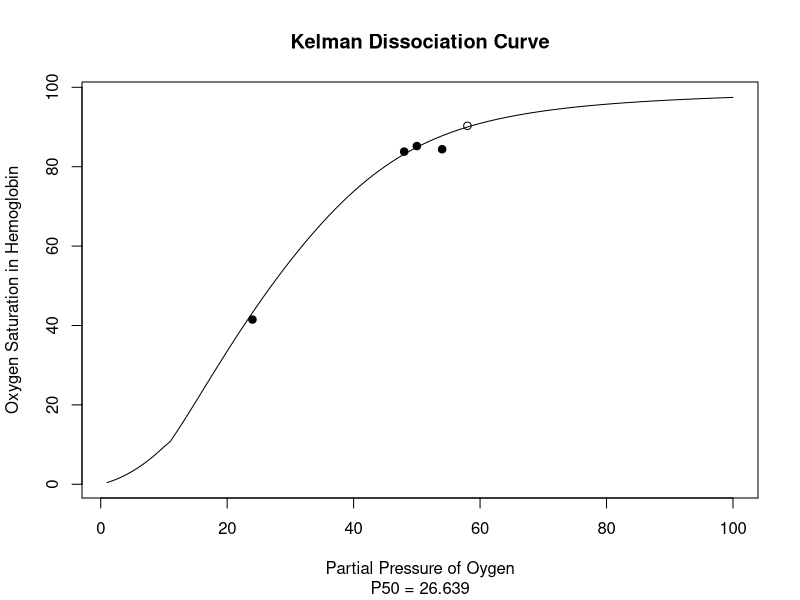

Write the R code that produced this figure.
##############################################################
# Plot Kelman Curve From Blood Gas Datasets
# Author: Wanjun Gu
# Email: wag001@ucsd.edu
# Reference: KELMAN.FOR, Wagner PD, M.D
# University of California, San Diego
# UCSD School of Medicine
# Simonson Lab of Physiological Genomics of Altitude Adaptation

#Note: The final Curve may be 
##############################################################



plot_kelman_curve = function(sat  = c(90.3,85.2,83.8,84.4,41.5),
                             po2  = c(58.0,50.0,48.0,54.0,24.0),
                             temp = c(37.0,37.0,37.0,37.0,37.0),
                             ph   = c(7.42,7.31,7.37,7.30,7.37),
                             pco2 = c(19.9,23.40,25.20,22.30,45.6),
                             lower_limit = 10,
                             upper_limit = 90){
  get_p50 = function(sat  = c(90.3,85.2,83.8,84.4,41.5),
                     po2  = c(58.0,50.0,48.0,54.0,24.0),
                     temp = c(37.0,37.0,37.0,37.0,37.0),
                     ph   = c(7.42,7.31,7.37,7.30,7.37),
                     pco2 = c(19.9,23.40,25.20,22.30,45.6),
                     lower_limit = 10,
                     upper_limit = 90,
                     graphics = FALSE){
    qualified_data_index = which(sat >= lower_limit & sat <= upper_limit)
    sat = sat[qualified_data_index]
    po2 = po2[qualified_data_index]
    temp = temp[qualified_data_index]
    ph = ph[qualified_data_index]
    pco2 = pco2[qualified_data_index]
    get_saturation = function(deviation_p50 = 0,
                              po2 = 26, 
                              temperature = 37,
                              ph = 7.4,
                              pco2 = 40){
      constant_list = c(-8532.229, 2121.401, -67.07399, 935960.9, -31346.26, 2396.167, -67.10441)
      pco2_correction_factor = 0.43429 * log(40.0/pco2)
      virtual_po2 = po2 * 10.0^(0.024 * (37.0 - temperature) + 0.4 * (ph - 7.4) + 0.06 * pco2_correction_factor)
      virtual_po2 = 26.8 * virtual_po2 / (26.8 + deviation_p50)
      if(virtual_po2 <= 10){
        saturation = 0.003683 * virtual_po2 + 0.000584 * virtual_po2^2
      }else{
        saturation = (virtual_po2*(virtual_po2*(virtual_po2*(virtual_po2+ constant_list[3])+constant_list[2])+constant_list[1]))/
          (virtual_po2*(virtual_po2*(virtual_po2*(virtual_po2+constant_list[7])+constant_list[6])+constant_list[5])+constant_list[4])
      }
      saturation = saturation * 100
      return(saturation)
    }
    ssq = vector()
    n = 1
    for(DP50 in seq(-16.8,23.2, 0.001)){
      sample_size = min(c(length(sat), length(po2), length(temp), length(ph), length(pco2)))
      virtual_saturation = vector()
      for(i in 1:sample_size){
        virtual_saturation[i] = get_saturation(deviation_p50 = DP50,
                                               po2 = po2[i],
                                               temperature = temp[i],
                                               ph = ph[i],
                                               pco2 = pco2[i])
      }
      ssq[n] = sum((virtual_saturation - sat)^2)
      n = n + 1
    }
    p50 = which.min(ssq)/1000 + 10
    if(graphics){
      P50_guess = seq(-16.8,23.2, 0.001) + 26.8
      plot(P50_guess, ssq,
           type = "l", 
           main = "SSQ Vs. Guessed P50 Values",
           sub = paste0("P50 = ", p50),
           xlab = "Guessed P50",
           ylab = "Corresponding SSQ")
      abline(v = p50)
    }
    return(p50)
  }
  
  
  get_saturation = function(deviation_p50 = 0,
                            po2 = 26,
                            temperature = 37,
                            ph = 7.4,
                            pco2 = 40){
    constant_list = c(-8532.229, 2121.401, -67.07399, 935960.9, -31346.26, 2396.167, -67.10441)
    pco2_correction_factor = 0.43429 * log(40.0/pco2)
    virtual_po2 = po2 * 10.0^(0.024 * (37.0 - temperature) + 0.4 * (ph - 7.4) + 0.06 * pco2_correction_factor)
    virtual_po2 = 26.8 * virtual_po2 / (26.8 + deviation_p50)
    if(virtual_po2 <= 10){
      saturation = 0.003683 * virtual_po2 + 0.000584 * virtual_po2^2
    }else{
      saturation = (virtual_po2*(virtual_po2*(virtual_po2*(virtual_po2+ constant_list[3])+constant_list[2])+constant_list[1]))/
        (virtual_po2*(virtual_po2*(virtual_po2*(virtual_po2+constant_list[7])+constant_list[6])+constant_list[5])+constant_list[4])
    }
    saturation = saturation * 100
    return(saturation)
  }
  
  p50 = get_p50(sat = sat,
                po2 = po2,
                temp = temp,
                ph = ph,
                pco2 = pco2,
                lower_limit = lower_limit,
                upper_limit = upper_limit)
  
  deviation_p50 = 26.8 - p50
  
  virtual_saturation = vector()
  n = 1
  for(virtual_po2 in seq(1,100,1)){
    virtual_saturation[n] = get_saturation(deviation_p50 = deviation_p50,
                                           po2 = virtual_po2,
                                           temp = 37,
                                           ph = 7.4,
                                           pco2 = 40)
    n = n + 1
  }
  
  plot(seq(1,100,1),
       virtual_saturation, 
       type = "l",
       main = "Kelman Dissociation Curve",
       sub = paste0("P50 = ", p50),
       xlab = "Partial Pressure of Oygen",
       ylab = "Oxygen Saturation in Hemoglobin")
  points(po2, sat, pch = 1)
  qualified_data_index = which(sat >= lower_limit & sat <= upper_limit)
  sat = sat[qualified_data_index]
  po2 = po2[qualified_data_index]
  temp = temp[qualified_data_index]
  ph = ph[qualified_data_index]
  pco2 = pco2[qualified_data_index]
  points(po2, sat, pch = 16)
}

windows()
plot_kelman_curve()
